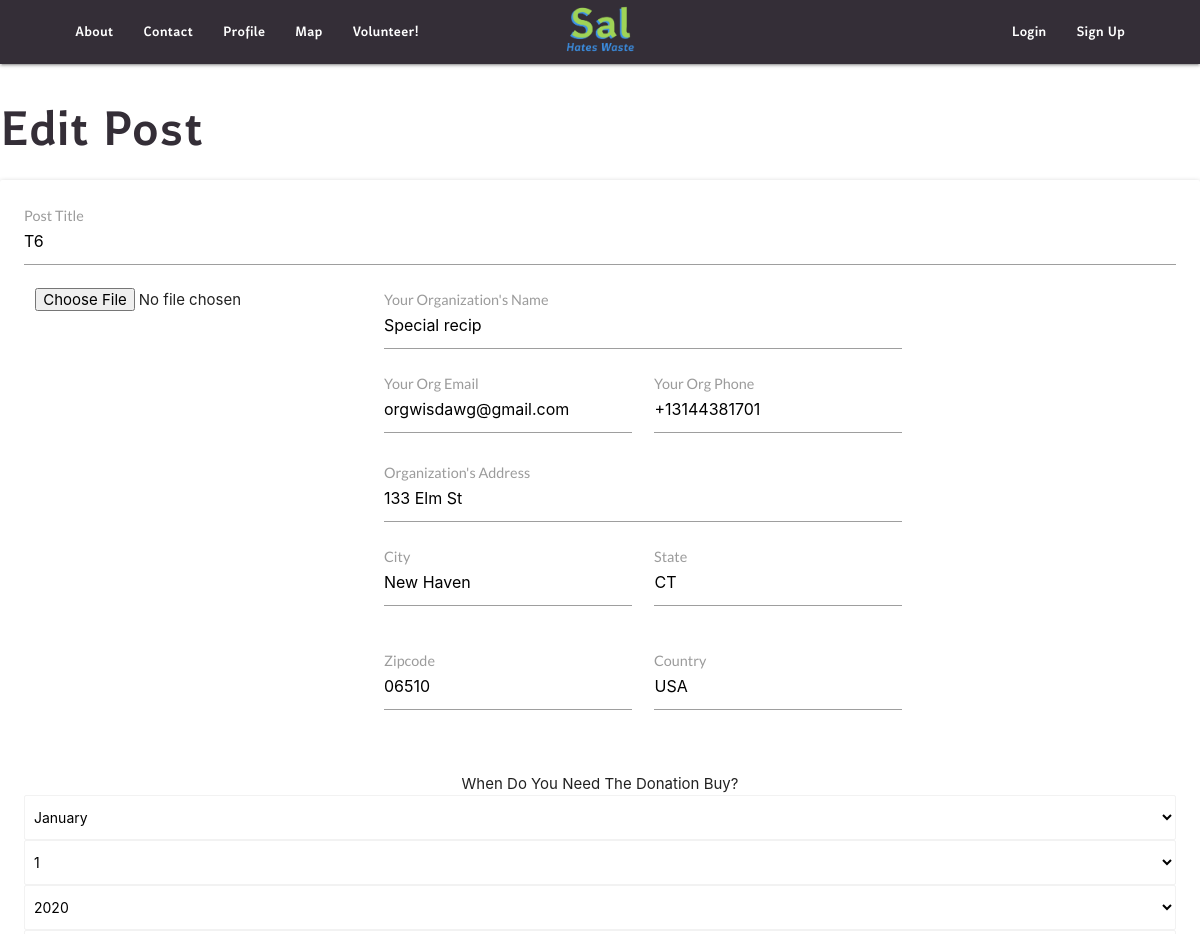
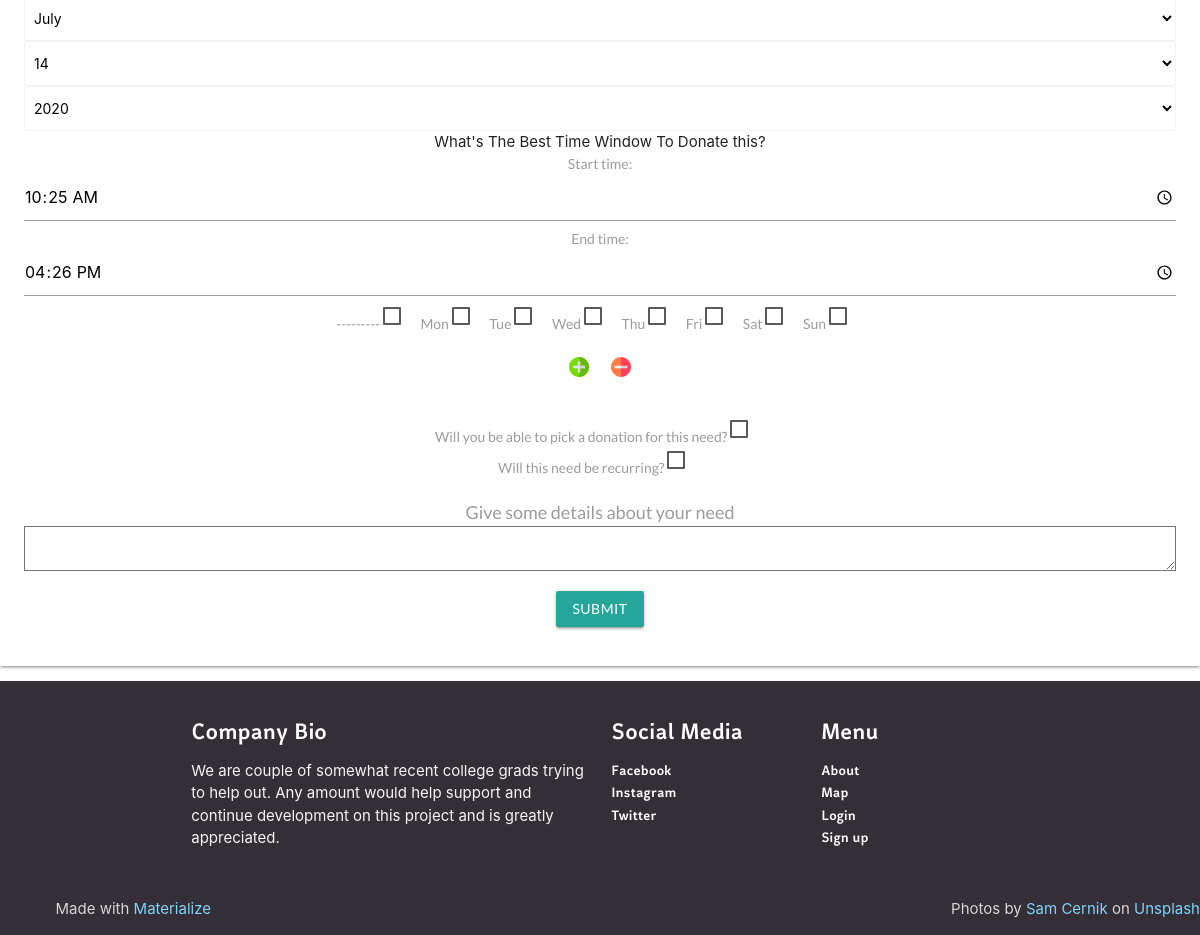
Screenshot of /t6-1A8Hu/edit-rpost/ with the database file from the repository (2 pictures, top to bottom).
### main/models.py (models this page shows, shortened)
class UserPost(models.Model):
    post_creator = models.ForeignKey(
        CustomUser, on_delete=models.CASCADE, blank=True, default=1)
    post_title = models.CharField('Post Title', max_length=30, blank=True)
    post_org_name = models.CharField(
        'Your Organization', max_length=30, blank=True)
    phone_regex = RegexValidator(
        regex=r'^\+?1?\d{9,15}$', message="Phone number must be entered in the format: '+999999999'. Up to 15 digits allowed.")
    post_org_phone = models.CharField(_('phone'), max_length=20, validators=[
                                      phone_regex], null=True, blank=True)
    post_org_email = models.EmailField(
        'Your Organizations Email', max_length=254, default="example@gmail.com", null=False)
    post_org_address = models.CharField(
        'Your Organizations Location', max_length=80, default="123 Test St.", null=False)
    post_org_city = models.CharField(
        max_length=30, default="Stamford", null=False)
    post_org_state = models.CharField(max_length=2, default="CT", null=False)
    post_org_zipcode = models.CharField(max_length=10, null=True, blank=True)
    post_org_country = models.CharField(
        max_length=60, default="USA", null=False)
    post_image = models.ImageField('Profile Image', default='default.png',
                                   upload_to='post_pics', null=True, blank=True, validators=(validate_is_pic,))
    post_desc = models.TextField(max_length=500, null=True, blank=True)
    post_begin_date = models.DateField(_("Availability Start"), default=datetime.date.today)
    post_end_date = models.DateField(_("Availability End"), default=datetime.date.today)
    post_lat = models.FloatField(null=True, blank=True)
    post_long = models.FloatField(null=True, blank=True)
    post_recurring = models.BooleanField(default=False)
    recurrences = models.TextField(max_length=300, null=True, blank=True)
    donor_or_recip = models.CharField(
        max_length=10, choices=ROLE_CHOICES, default="Donor",)
    post_active = models.BooleanField(default=True)
    post_deliver = models.BooleanField(default=False)
    post_slug = models.SlugField(max_length=200, null=False, unique=True)
    class Meta:
        verbose_name = 'Post'
        verbose_name_plural = "Posts"

### main/views.py (the view)
# urls.py: path('<single_slug>/edit-rpost/', views.edit_rpost, name='edit-rpost'),
def edit_rpost(request, single_slug = None):
    user = request.user
    instance = get_object_or_404(RecipientPost, post_slug = single_slug)
    avail_instance = AvailabilityFormset(queryset=Availability.objects.all())
    if request.method == "POST":
        recipient_post_form = RecipientPostForm(request.POST or None, request.FILES or None, instance=instance or None)
        avail_form = AvailabilityFormset(request.POST, request.FILES, instance=instance)
        if recipient_post_form.is_valid():
            recipient_post = recipient_post_form.save(False)
            coord = recipient_post.get_geocode()
            recipient_post.post_lat = coord[0]
            recipient_post.post_long = coord[1]
            recipient_post.save()
            recipient_post.save()
            if avail_form.is_valid():
                availslist = avail_form.save(False)
                for avail in availslist:
                    avail.assigned_post = recipient_post
                    time = avail.get_min()
                    avail.start_min = time[0]
                    avail.end_min = time[1]
                    avail.save()
                recipient_post.save()
                messages.success(request, f"Your post has been uploaded")
                return redirect('main:my-posts')
            else:
                for errors in avail_form.errors:
                    messages.error(request, f"Your availability is off. Try again.")
        else:
            for errors in recipient_post_form.errors:
                    messages.error(request, f"Some of your input is off. Try again.")
    else:
        recipient_post_form = RecipientPostForm(instance=instance)
        avail_form = AvailabilityFormset(instance=instance)
    return render(request=request, template_name="main/edit_rpost.html", context = {
                                                                "avail_form": avail_form,
                                                                "recipient_post_form": recipient_post_form})

### main/forms.py
class RecipientPostForm(forms.ModelForm):
    post_image = forms.ImageField(widget=forms.FileInput(attrs={'accept':'image/png,.jpg'}))
    post_begin_date = forms.DateField(widget=SelectDateWidget)
    post_end_date = forms.DateField(widget=SelectDateWidget)
    class Meta:
        model = RecipientPost
        fields = ['post_title', 'post_org_name','post_org_phone','post_org_email','post_org_address','post_org_city',
        'post_org_state','post_org_zipcode','post_org_country','post_desc', 'post_begin_date', 'post_image',
        'post_end_date', 'post_deliver', 'post_recurring', 'recurrences',]

### main/Templates/main/edit_rpost.html (shortened to what this page needs)
{% extends 'main/header.html' %}
{% load static %}
{% block content %}
<head>
    {% load crispy_forms_tags %}
</head>
<body>
    <section>
        <h2>Edit Post</h2>
        <div class="col-md-12 card hoverable">
            <div class="card-content center">
                <form method="post" class="post-form" action=" " enctype="multipart/form-data">
                    {% load widget_tweaks %}
                    <div id="main-row" class="row">
                        <div class="input-field ">
                            <label for="post_title">Post Title</label>
                            {{  recipient_post_form.post_title |add_class:"input" }}
                        </div>
                        <div class="col left-col">
                            {{  recipient_post_form.post_image }}
                        </div>
                        <div class="col right-col">
                            <div class="input-field ">
                                <label for="org-name">Your Organization's Name</label>
                                {{  recipient_post_form.post_org_name |add_class:"validate" }}
                            </div>
                            <div class="row">
                                <div class="col col-input input-field">
                                    <label for="org-email">Your Org Email</label>
                                    {{  recipient_post_form.post_org_email |add_class:"validate" }}
                                </div>
                                <div class="col col-input input-field">
                                    <label for="org-phone">Your Org Phone</label>
                                    {{  recipient_post_form.post_org_phone |add_class:"validate" }}
                                </div>
                            </div>
                            <div class="input-field">
                                <label for="org_address ">Organization's Address</label>
                                {{  recipient_post_form.post_org_address}}
                            </div>
                            <div class="row">
                                <div class="col col-input input-field">
                                    <label for="org_city">City</label>
                                    {{  recipient_post_form.post_org_city}}
                                </div>
                                <div class="col col-input input-field">
                                    <label for="org_state">State</label>
                                    {{  recipient_post_form.post_org_state}}
                                </div>
                            </div>
                            <div class="row">
                                <div class="col col-input input-field">
                                    <label for="org_zipcode">Zipcode</label>
                                    {{  recipient_post_form.post_org_zipcode}}
                                </div>
                                <div class="col col-input input-field">
                                    <label for="org_country">Country</label>
                                    {{  recipient_post_form.post_org_country}}
                                </div>
                            </div>
                        </div>
                    </div>
                    <div class="row">
                        <div class="avail-range ">When Do You Need The Donation Buy?
                            <label for="post_begin_date">
                                {{  recipient_post_form.post_begin_date|add_class:"select"}}
                            </label>
                            <label for="post_end_date">
                                {{  recipient_post_form.post_end_date|add_class:"select"}}
                            </label>
                        </div>
                        <p>What's The Best Time Window To Donate this?</p>
                        <div class="avail-section" id="avail-sect_0">
                            {% for form in avail_form %}
                            <div class="avail-subsection" id=avail_{{forloop.counter0}}>
                                <label for="id_availability_set-{{forloop.counter0}}-start_hour" class="">Start
                                    time:</label>
                                {{   form.start_hour |add_class:"avclass"}}
                                <label for="id_availability_set-{{forloop.counter0}}-end_hour" class="">End
                                    time:</label>
                                {{   form.end_hour |add_class:"avclass"}}
                                <div>
                                    {% for value,text in form.post_day.field.choices %}
                                    <label
                                        for="id_availability_set-{{forloop.parentloop.counter0}}-post_day_{{ forloop.counter0 }}">
                                            >{{ text }}
                                        <span></span>
                                    </label>
                                    {% endfor %}
                                </div>
                            </div>
                            {% endfor %}
                            <div class="row sign-row">
                                <div class="flexbox">
                                    <img class="col" id="moreAvail" alt="add Availability"
                                        src="{% static 'images/icon-plus.svg' %}" height="20px"
                                        style="display: block;">
                                    <img class="col" id="lessAvail" alt="remove Availability"
                                        src="{% static 'images/icon-minus.svg' %}" height="20px"
                                        style="display: block;">
                                </div>
                            </div>
                        </div>
                    </div>
                    <div class="row">
                        <div id="deliver-status">
                            <label for="id_post_deliver">Will you be able to pick a donation for this need?
                                <span></span>
                            </label>
                        </div>
                        <div id="reccur-status">
                            <label for="id_post_recurring">Will this need be recurring?
                                <span></span>
                            </label>
                        </div>
                    </div>
                    <div class="row">
                        <div>
                            <label for="org_desc" style="font-size:18;">Give some details about your need</label>
                            {{  recipient_post_form.post_desc |add_class:"textarea" }}
                        </div>
                    </div>
                    <div>
                        <button type="submit" class="comment-add btn btn-lg btn-purple">Submit</button>
                    </div>
                </form>
            </div>
    </section>
    {% include 'main/footer.html' %}
</body>
{% endblock %}

### main/Templates/main/edit_rpost.html (style rules this page uses)
h2 { color: #342E37; }
.select { display: block; }
.sign-row { margin-top: 1.5rem; }
.flexbox { display: flex; flex-wrap: wrap; justify-content: center; align-items: center; }

### rows the page displays
UserPost: post_title "T6", post_org_name "Special recip", post_org_email "orgwisdawg@gmail.com", post_org_phone "+13144381701", post_org_address "133 Elm St", post_org_city "New Haven", post_org_state "CT", post_org_zipcode "06510", post_org_country "USA"

### other values shown
{{ text }} "---------" "Mon" "Tue" "Wed" "Thu" "Fri" "Sat" "Sun"
